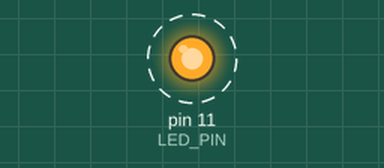
Recording of a sketch running on a simulated Arduino Uno, built with avr-gcc and run on an emulated ATmega328P. Parts: output pins drawn as LEDs (lit = HIGH). Dashed ring = blinking. What the sketch prints to the serial monitor is not drawn.

Above: at 0.5 s.
Timing chart, 0 to 4.6 s (numbered marks = the images above):
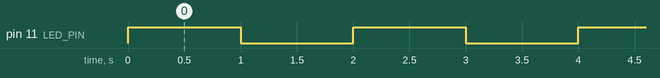

The sketch:

MKE-M01_Led_Serial_Demo.ino
```cpp
// Chọn chân Digital điều khiển LED.
// Select the Digital pin to control LED.
#define LED_PIN 11

void setup() {
  // Khởi động kết nối Serial UART ở tốc độ 9600 để truyền dữ liệu lên máy tính.
  // Start the Serial UART connection at 9600 to transfer data to the computer.
  Serial.begin(9600);
  // Cấu hình đây là chân Digital Output.
  // Config this is Digital Output.
  pinMode(LED_PIN, OUTPUT);

  // Đảm bảo tắt LED khi mới khởi động.
  // Make sure to turn off the LED when starting.
  digitalWrite(LED_PIN, LOW);
}

void loop() {
  // Bật LED trong 1s.
  // Turn on LED for 1 seconds.
  digitalWrite(LED_PIN, HIGH);
  Serial.println("Led On");
  delay(1000);

  // Tắt LED trong 1s.
  // Turn off LED for 1 seconds.
  digitalWrite(LED_PIN, LOW);
  Serial.println("Led Off");
  delay(1000);
}
```

Measured:
- by itself, pin 11 (LED_PIN): alternates HIGH for 1.0 s and LOW for 1.0 s
